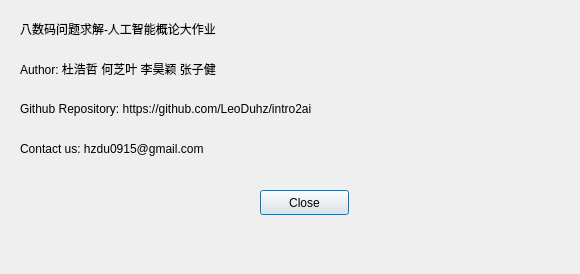
<?xml version="1.0" encoding="UTF-8"?>
<ui version="4.0">
 <class>aboutus</class>
 <widget class="QDialog" name="aboutus">
  <property name="geometry">
   <rect>
    <x>0</x>
    <y>0</y>
    <width>580</width>
    <height>274</height>
   </rect>
  </property>
  <property name="windowTitle">
   <string>Dialog</string>
  </property>
  <widget class="QLabel" name="label">
   <property name="geometry">
    <rect>
     <x>20</x>
     <y>20</y>
     <width>281</width>
     <height>17</height>
    </rect>
   </property>
   <property name="text">
    <string>八数码问题求解-人工智能概论大作业</string>
   </property>
  </widget>
  <widget class="QLabel" name="label_2">
   <property name="geometry">
    <rect>
     <x>20</x>
     <y>60</y>
     <width>281</width>
     <height>17</height>
    </rect>
   </property>
   <property name="text">
    <string>Author: 杜浩哲 何芝叶 李昊颖 张子健</string>
   </property>
  </widget>
  <widget class="QLabel" name="label_3">
   <property name="geometry">
    <rect>
     <x>20</x>
     <y>100</y>
     <width>431</width>
     <height>17</height>
    </rect>
   </property>
   <property name="text">
    <string>Github Repository: https://github.com/LeoDuhz/intro2ai</string>
   </property>
  </widget>
  <widget class="QLabel" name="label_4">
   <property name="geometry">
    <rect>
     <x>20</x>
     <y>140</y>
     <width>361</width>
     <height>17</height>
    </rect>
   </property>
   <property name="text">
    <string>Contact us: hzdu0915@gmail.com</string>
   </property>
  </widget>
  <widget class="QPushButton" name="pushButton">
   <property name="geometry">
    <rect>
     <x>260</x>
     <y>190</y>
     <width>89</width>
     <height>25</height>
    </rect>
   </property>
   <property name="text">
    <string>Close</string>
   </property>
  </widget>
 </widget>
 <resources/>
 <connections/>
</ui>
